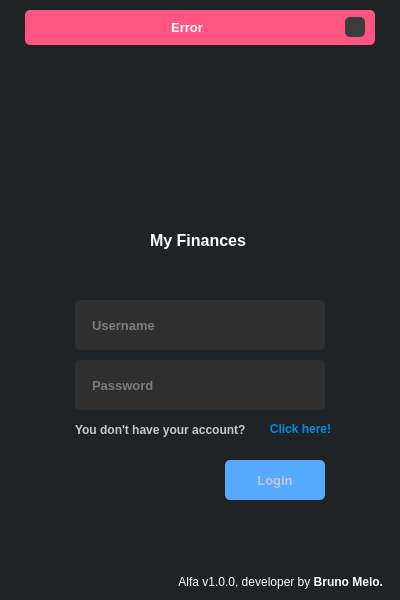
<?xml version="1.0" encoding="UTF-8"?>
<ui version="4.0">
 <class>MainWindow</class>
 <widget class="QMainWindow" name="MainWindow">
  <property name="geometry">
   <rect>
    <x>0</x>
    <y>0</y>
    <width>400</width>
    <height>600</height>
   </rect>
  </property>
  <property name="windowTitle">
   <string>Login</string>
  </property>
  <property name="windowIcon">
   <iconset resource="../da61e26c/resources.qrc">
    <normaloff>:/icon/icon.png</normaloff>:/icon/icon.png</iconset>
  </property>
  <property name="styleSheet">
   <string notr="true">background-color: rgb(31, 35, 38);</string>
  </property>
  <widget class="QWidget" name="centralwidget">
   <property name="minimumSize">
    <size>
     <width>400</width>
     <height>600</height>
    </size>
   </property>
   <layout class="QVBoxLayout" name="verticalLayout">
    <property name="spacing">
     <number>0</number>
    </property>
    <property name="leftMargin">
     <number>0</number>
    </property>
    <property name="topMargin">
     <number>0</number>
    </property>
    <property name="rightMargin">
     <number>0</number>
    </property>
    <property name="bottomMargin">
     <number>0</number>
    </property>
    <item>
     <widget class="QFrame" name="fr_top">
      <property name="minimumSize">
       <size>
        <width>0</width>
        <height>0</height>
       </size>
      </property>
      <property name="maximumSize">
       <size>
        <width>16777215</width>
        <height>45</height>
       </size>
      </property>
      <property name="styleSheet">
       <string notr="true"/>
      </property>
      <property name="frameShape">
       <enum>QFrame::NoFrame</enum>
      </property>
      <property name="frameShadow">
       <enum>QFrame::Raised</enum>
      </property>
      <layout class="QHBoxLayout" name="horizontalLayout">
       <property name="spacing">
        <number>0</number>
       </property>
       <property name="leftMargin">
        <number>0</number>
       </property>
       <property name="topMargin">
        <number>10</number>
       </property>
       <property name="rightMargin">
        <number>0</number>
       </property>
       <property name="bottomMargin">
        <number>0</number>
       </property>
       <item>
        <widget class="QFrame" name="fr_error_msg">
         <property name="maximumSize">
          <size>
           <width>350</width>
           <height>16777215</height>
          </size>
         </property>
         <property name="styleSheet">
          <string notr="true">background-color: rgb(255, 85, 128);
border-radius: 5px;</string>
         </property>
         <property name="frameShape">
          <enum>QFrame::StyledPanel</enum>
         </property>
         <property name="frameShadow">
          <enum>QFrame::Raised</enum>
         </property>
         <layout class="QHBoxLayout" name="horizontalLayout_2">
          <property name="leftMargin">
           <number>10</number>
          </property>
          <property name="topMargin">
           <number>3</number>
          </property>
          <property name="rightMargin">
           <number>10</number>
          </property>
          <property name="bottomMargin">
           <number>3</number>
          </property>
          <item>
           <widget class="QLabel" name="lb_error_msg">
            <property name="font">
             <font>
              <pointsize>10</pointsize>
              <bold>true</bold>
             </font>
            </property>
            <property name="styleSheet">
             <string notr="true">color: rgb(255,255,255);</string>
            </property>
            <property name="text">
             <string>Error</string>
            </property>
            <property name="alignment">
             <set>Qt::AlignCenter</set>
            </property>
           </widget>
          </item>
          <item>
           <widget class="QPushButton" name="btn_close">
            <property name="maximumSize">
             <size>
              <width>20</width>
              <height>20</height>
             </size>
            </property>
            <property name="cursor">
             <cursorShape>PointingHandCursor</cursorShape>
            </property>
            <property name="styleSheet">
             <string notr="true">QPushButton{
	border-radius: 5px;
	background-image: url(:/close/cil-x.png);
	background-position: center;
	background-repeat: no-repeat;
	background-color: rgb(60, 60, 60);
}
QPushButton:hover{
	background-color: rgb(50,50,50);
}
QPushButton:pressed{
	background-color: rgb(35,35,35);
}</string>
            </property>
            <property name="text">
             <string/>
            </property>
           </widget>
          </item>
         </layout>
        </widget>
       </item>
      </layout>
     </widget>
    </item>
    <item>
     <widget class="QFrame" name="fr_content">
      <property name="styleSheet">
       <string notr="true"/>
      </property>
      <property name="frameShape">
       <enum>QFrame::NoFrame</enum>
      </property>
      <property name="frameShadow">
       <enum>QFrame::Raised</enum>
      </property>
      <layout class="QHBoxLayout" name="horizontalLayout_4">
       <item>
        <widget class="QFrame" name="fr_login_area">
         <property name="maximumSize">
          <size>
           <width>350</width>
           <height>450</height>
          </size>
         </property>
         <property name="frameShape">
          <enum>QFrame::NoFrame</enum>
         </property>
         <property name="frameShadow">
          <enum>QFrame::Raised</enum>
         </property>
         <widget class="QFrame" name="fr_logo">
          <property name="geometry">
           <rect>
            <x>114</x>
            <y>40</y>
            <width>121</width>
            <height>121</height>
           </rect>
          </property>
          <property name="styleSheet">
           <string notr="true">background-image: url(:/logo/finance-maior.png);
background-repeat: no-repeat;
background-position: center;</string>
          </property>
          <property name="frameShape">
           <enum>QFrame::NoFrame</enum>
          </property>
          <property name="frameShadow">
           <enum>QFrame::Raised</enum>
          </property>
         </widget>
         <widget class="QLabel" name="lb_name_logo">
          <property name="geometry">
           <rect>
            <x>125</x>
            <y>150</y>
            <width>100</width>
            <height>22</height>
           </rect>
          </property>
          <property name="font">
           <font>
            <pointsize>12</pointsize>
            <bold>true</bold>
           </font>
          </property>
          <property name="mouseTracking">
           <bool>true</bool>
          </property>
          <property name="styleSheet">
           <string notr="true">color: rgb(255, 255, 255);</string>
          </property>
          <property name="text">
           <string>&lt;html&gt;&lt;head/&gt;&lt;body&gt;&lt;p&gt;My Finances&lt;/p&gt;&lt;/body&gt;&lt;/html&gt;</string>
          </property>
         </widget>
         <widget class="QLineEdit" name="ld_username">
          <property name="geometry">
           <rect>
            <x>50</x>
            <y>220</y>
            <width>250</width>
            <height>50</height>
           </rect>
          </property>
          <property name="font">
           <font>
            <pointsize>10</pointsize>
            <bold>true</bold>
           </font>
          </property>
          <property name="styleSheet">
           <string notr="true">QLineEdit{
	border-radius: 5px;
	padding-left: 15px;
	padding-right: 15px;
	background-color: rgb(47, 47, 47);
	color: rgb(200,200,200);
}
QLineEdit:focus{
	border: 2px solid rgb(0, 122, 209);
	color: rgb(255,255,255);
}</string>
          </property>
          <property name="maxLength">
           <number>30</number>
          </property>
          <property name="placeholderText">
           <string>Username</string>
          </property>
         </widget>
         <widget class="QLineEdit" name="ld_password">
          <property name="geometry">
           <rect>
            <x>50</x>
            <y>280</y>
            <width>250</width>
            <height>50</height>
           </rect>
          </property>
          <property name="font">
           <font>
            <pointsize>10</pointsize>
            <bold>true</bold>
           </font>
          </property>
          <property name="styleSheet">
           <string notr="true">QLineEdit{
	border-radius: 5px;
	padding-left: 15px;
	padding-right: 15px;
	background-color: rgb(47, 47, 47);
	color: rgb(200,200,200);
}
QLineEdit:focus{
	border: 2px solid rgb(0, 122, 209);
	color: rgb(255,255,255);
}</string>
          </property>
          <property name="echoMode">
           <enum>QLineEdit::Password</enum>
          </property>
          <property name="placeholderText">
           <string>Password</string>
          </property>
         </widget>
         <widget class="QLabel" name="lb_question">
          <property name="geometry">
           <rect>
            <x>50</x>
            <y>340</y>
            <width>191</width>
            <height>19</height>
           </rect>
          </property>
          <property name="font">
           <font>
            <bold>true</bold>
           </font>
          </property>
          <property name="styleSheet">
           <string notr="true">color: rgb(200,200,200);</string>
          </property>
          <property name="text">
           <string>You don't have your account?</string>
          </property>
         </widget>
         <widget class="QPushButton" name="btn_click_here">
          <property name="geometry">
           <rect>
            <x>240</x>
            <y>340</y>
            <width>71</width>
            <height>17</height>
           </rect>
          </property>
          <property name="font">
           <font>
            <bold>true</bold>
           </font>
          </property>
          <property name="cursor">
           <cursorShape>PointingHandCursor</cursorShape>
          </property>
          <property name="styleSheet">
           <string notr="true">QPushButton{
	color: rgb(0, 140, 227);
	border-radius: 1px;
	margin: 0,0,0,0;
}
QPushButton:hover{
	color: rgb(0, 130, 215);
}
QPushButton:pressed{
	color: rgb(0, 122, 209);
}</string>
          </property>
          <property name="text">
           <string>Click here!</string>
          </property>
         </widget>
         <widget class="QPushButton" name="btn_login">
          <property name="geometry">
           <rect>
            <x>200</x>
            <y>380</y>
            <width>100</width>
            <height>40</height>
           </rect>
          </property>
          <property name="font">
           <font>
            <pointsize>10</pointsize>
            <bold>true</bold>
           </font>
          </property>
          <property name="cursor">
           <cursorShape>PointingHandCursor</cursorShape>
          </property>
          <property name="styleSheet">
           <string notr="true">QPushButton{
	border-radius: 5px;
	background-color: rgb(0, 139, 209);
	background-color: rgb(85, 170, 255);
	color: rgb(200,200,200);
}
QPushButton:hover{
	background-color: rgb(0, 130, 215);
}
QPushButton:pressed{
	background-color: rgb(0, 122, 209);
}</string>
          </property>
          <property name="text">
           <string>Login</string>
          </property>
         </widget>
        </widget>
       </item>
      </layout>
     </widget>
    </item>
    <item>
     <widget class="QFrame" name="fr_button">
      <property name="maximumSize">
       <size>
        <width>16777215</width>
        <height>35</height>
       </size>
      </property>
      <property name="styleSheet">
       <string notr="true"/>
      </property>
      <property name="frameShape">
       <enum>QFrame::NoFrame</enum>
      </property>
      <property name="frameShadow">
       <enum>QFrame::Raised</enum>
      </property>
      <layout class="QHBoxLayout" name="horizontalLayout_3">
       <item>
        <widget class="QLabel" name="lb_credits">
         <property name="styleSheet">
          <string notr="true">color: rgb(255, 255, 255);
padding-right: 5px;</string>
         </property>
         <property name="text">
          <string>&lt;html&gt;&lt;head/&gt;&lt;body&gt;&lt;p&gt;Alfa v1.0.0, developer by &lt;span style=&quot; font-weight:600;&quot;&gt;Bruno Melo.&lt;/span&gt;&lt;/p&gt;&lt;/body&gt;&lt;/html&gt;</string>
         </property>
         <property name="alignment">
          <set>Qt::AlignRight|Qt::AlignTrailing|Qt::AlignVCenter</set>
         </property>
        </widget>
       </item>
      </layout>
     </widget>
    </item>
   </layout>
  </widget>
 </widget>
 <tabstops>
  <tabstop>ld_username</tabstop>
  <tabstop>ld_password</tabstop>
  <tabstop>btn_click_here</tabstop>
  <tabstop>btn_login</tabstop>
  <tabstop>btn_close</tabstop>
 </tabstops>
 <resources>
  <include location="../da61e26c/resources.qrc"/>
 </resources>
 <connections/>
</ui>
